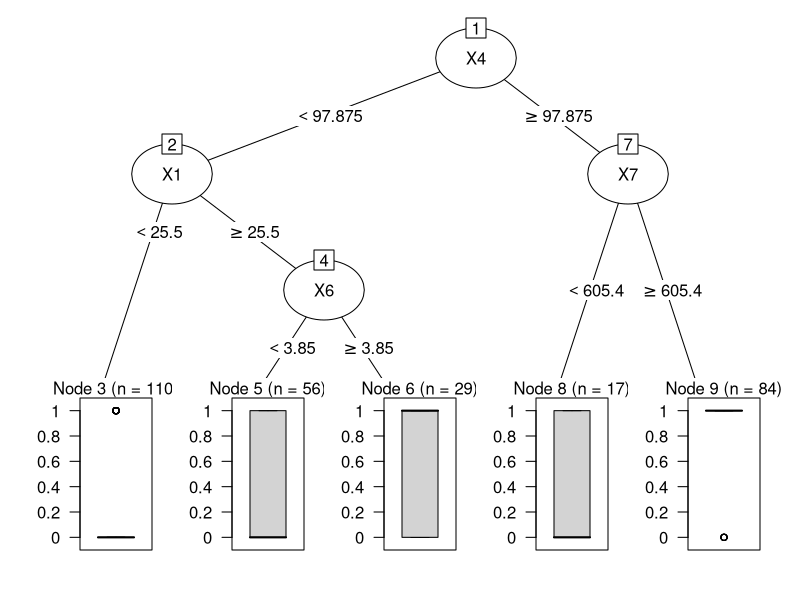
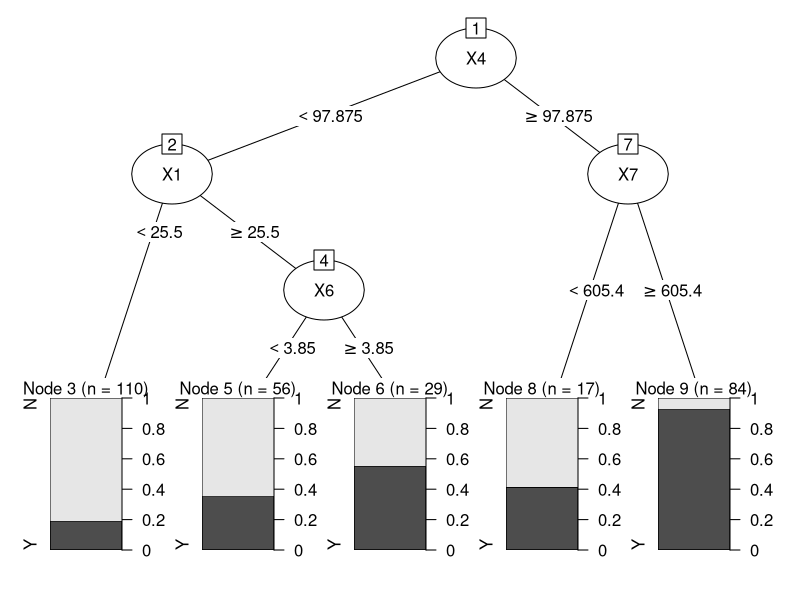
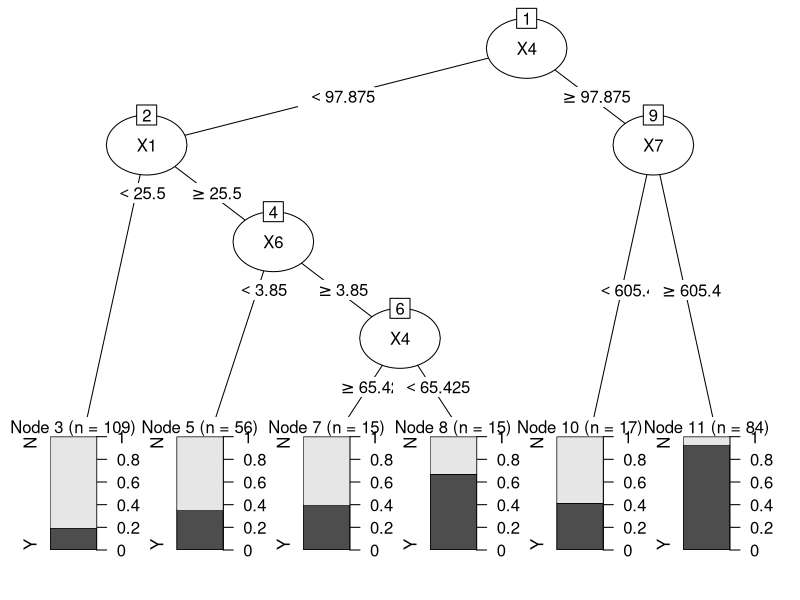
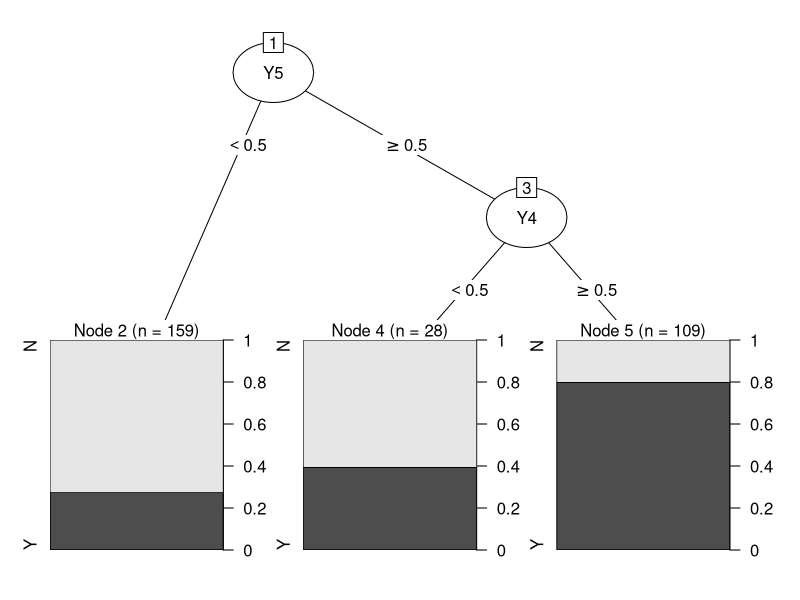

Source code (R) for these figures, in order:
library(rpart)
library(partykit)
library(readxl)

rm(list=ls())

proj_data = read_excel("project-data.xlsx")
# removing the 'id' column
proj_data <- proj_data[,-1]
# used to display the names of the columns
names(proj_data)
# used to attach the data_set to R's search path so that columns can be accessed by
# just using there names as variables
attach(proj_data) 
# structure of the data_set
str(proj_data)

# creating a model where all the data (.) is used and 'Response' is the the Target variable (~)
# method='class' is used for a classification tree
# model includes all the X's, Y's and Group
proj_model_resp <-rpart(Response ~ ., data=proj_data, method='class', 
                        control=rpart.control(minsplit=30, minbucket=15, maxdepth=8 ))
# ploting the DT with all the data
plot(as.party(proj_model_resp))

# converting the 'Response' into a categorical value 'target'
target = ifelse(Response==1,'Y','N')

proj_data <- data.frame(proj_data, target)
# removing 'Response' from the data
proj_data <- proj_data[,-1]

# creating the same model with the Target variable as the categorical value
# model includes all the X's, Y's and Group
proj_model_tar <-rpart(target ~ ., data=proj_data, method='class', 
                       control=rpart.control(minsplit=30, minbucket=15, maxdepth=8 ))
plot(as.party(proj_model_tar))

# getting only X cols
Xdata = proj_data[c(2:8)]
# creating a model with only X's
proj_model_X <-rpart(target ~ ., data=Xdata, method='class', 
                     control=rpart.control(minsplit=30, minbucket=15, maxdepth=8 ))
plot(as.party(proj_model_X))

# getting only Y cols
Ydata = proj_data[c(9:15)]
# creating a model with only Y's
proj_model_Y <-rpart(target ~ ., data=Ydata, method='class', 
                     control=rpart.control(minsplit=30, minbucket=15, maxdepth=8 ))
plot(as.party(proj_model_Y))
